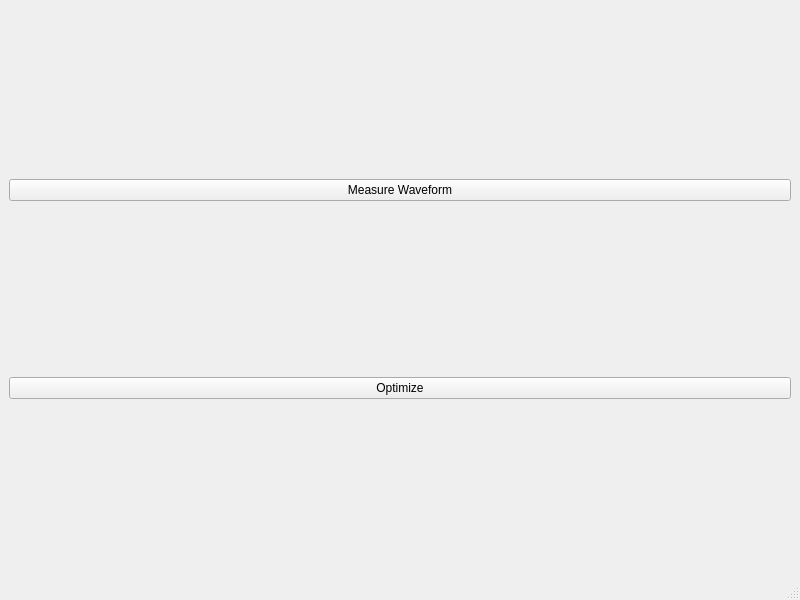
<?xml version="1.0" encoding="UTF-8"?>
<ui version="4.0">
 <class>MainWindow</class>
 <widget class="QMainWindow" name="MainWindow">
  <property name="geometry">
   <rect>
    <x>0</x>
    <y>0</y>
    <width>800</width>
    <height>600</height>
   </rect>
  </property>
  <property name="windowTitle">
   <string>MainWindow</string>
  </property>
  <widget class="QWidget" name="centralwidget">
   <layout class="QVBoxLayout" name="verticalLayout_2">
    <item>
     <widget class="QSplitter" name="splitter">
      <property name="orientation">
       <enum>Qt::Horizontal</enum>
      </property>
      <widget class="QWidget" name="verticalLayoutWidget">
       <layout class="QVBoxLayout" name="verticalLayout">
        <item>
         <widget class="QPushButton" name="measureWaveformButton">
          <property name="text">
           <string>Measure Waveform</string>
          </property>
         </widget>
        </item>
        <item>
         <widget class="QPushButton" name="optimizeButton">
          <property name="text">
           <string>Optimize</string>
          </property>
         </widget>
        </item>
       </layout>
      </widget>
     </widget>
    </item>
   </layout>
  </widget>
  <widget class="QMenuBar" name="menubar">
   <property name="geometry">
    <rect>
     <x>0</x>
     <y>0</y>
     <width>800</width>
     <height>21</height>
    </rect>
   </property>
  </widget>
  <widget class="QStatusBar" name="statusbar"/>
 </widget>
 <resources/>
 <connections/>
</ui>
